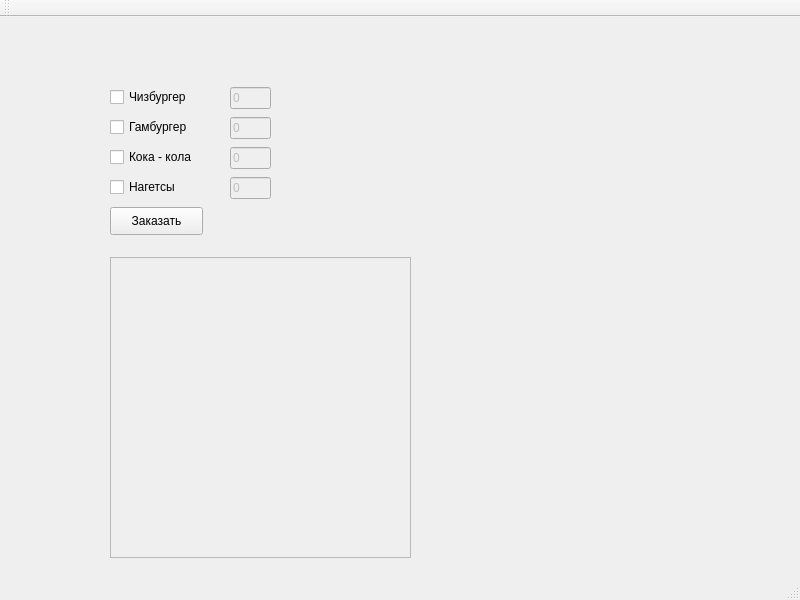
<?xml version="1.0" encoding="UTF-8"?>
<ui version="4.0">
 <class>MainWindow</class>
 <widget class="QMainWindow" name="MainWindow">
  <property name="geometry">
   <rect>
    <x>0</x>
    <y>0</y>
    <width>800</width>
    <height>600</height>
   </rect>
  </property>
  <property name="windowTitle">
   <string>MainWindow</string>
  </property>
  <widget class="QWidget" name="centralwidget">
   <widget class="QPlainTextEdit" name="plainTextEdit">
    <property name="enabled">
     <bool>false</bool>
    </property>
    <property name="geometry">
     <rect>
      <x>110</x>
      <y>240</y>
      <width>301</width>
      <height>301</height>
     </rect>
    </property>
   </widget>
   <widget class="QCheckBox" name="checkBox">
    <property name="geometry">
     <rect>
      <x>110</x>
      <y>70</y>
      <width>91</width>
      <height>20</height>
     </rect>
    </property>
    <property name="text">
     <string>Чизбургер</string>
    </property>
   </widget>
   <widget class="QCheckBox" name="checkBox_2">
    <property name="geometry">
     <rect>
      <x>110</x>
      <y>100</y>
      <width>91</width>
      <height>20</height>
     </rect>
    </property>
    <property name="text">
     <string>Гамбургер</string>
    </property>
   </widget>
   <widget class="QCheckBox" name="checkBox_3">
    <property name="geometry">
     <rect>
      <x>110</x>
      <y>130</y>
      <width>101</width>
      <height>20</height>
     </rect>
    </property>
    <property name="text">
     <string>Кока - кола</string>
    </property>
   </widget>
   <widget class="QCheckBox" name="checkBox_4">
    <property name="geometry">
     <rect>
      <x>110</x>
      <y>160</y>
      <width>101</width>
      <height>20</height>
     </rect>
    </property>
    <property name="text">
     <string>Нагетсы</string>
    </property>
   </widget>
   <widget class="QPushButton" name="pushButton">
    <property name="geometry">
     <rect>
      <x>110</x>
      <y>190</y>
      <width>93</width>
      <height>28</height>
     </rect>
    </property>
    <property name="text">
     <string>Заказать</string>
    </property>
   </widget>
   <widget class="QLineEdit" name="lineEdit">
    <property name="enabled">
     <bool>false</bool>
    </property>
    <property name="geometry">
     <rect>
      <x>230</x>
      <y>70</y>
      <width>41</width>
      <height>22</height>
     </rect>
    </property>
    <property name="text">
     <string>0</string>
    </property>
   </widget>
   <widget class="QLineEdit" name="lineEdit_2">
    <property name="enabled">
     <bool>false</bool>
    </property>
    <property name="geometry">
     <rect>
      <x>230</x>
      <y>100</y>
      <width>41</width>
      <height>22</height>
     </rect>
    </property>
    <property name="text">
     <string>0</string>
    </property>
   </widget>
   <widget class="QLineEdit" name="lineEdit_3">
    <property name="enabled">
     <bool>false</bool>
    </property>
    <property name="geometry">
     <rect>
      <x>230</x>
      <y>130</y>
      <width>41</width>
      <height>22</height>
     </rect>
    </property>
    <property name="text">
     <string>0</string>
    </property>
   </widget>
   <widget class="QLineEdit" name="lineEdit_4">
    <property name="enabled">
     <bool>false</bool>
    </property>
    <property name="geometry">
     <rect>
      <x>230</x>
      <y>160</y>
      <width>41</width>
      <height>22</height>
     </rect>
    </property>
    <property name="text">
     <string>0</string>
    </property>
   </widget>
  </widget>
  <widget class="QStatusBar" name="statusbar"/>
  <widget class="QToolBar" name="toolBar">
   <property name="windowTitle">
    <string>toolBar</string>
   </property>
   <attribute name="toolBarArea">
    <enum>TopToolBarArea</enum>
   </attribute>
   <attribute name="toolBarBreak">
    <bool>false</bool>
   </attribute>
  </widget>
 </widget>
 <resources/>
 <connections/>
</ui>
